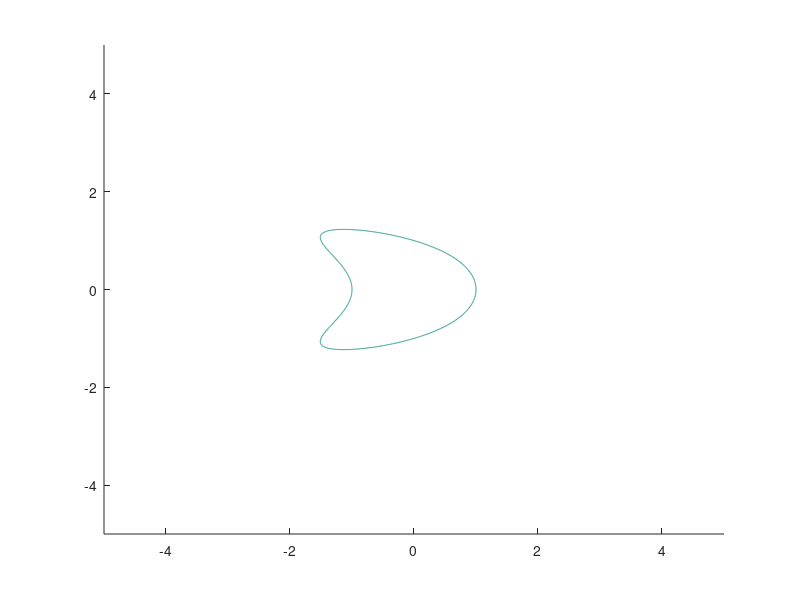

Recreate this plot in MATLAB. (Note: this script raises an error after producing the figure.)
clear all 

%%%%  DRAW S
x = -5:0.01:5;
y = -5:0.01:5;
zmin = 0; 
zmax = 1;
zinc = 1;
zlevs = zmin:zinc:zmax;
[X,Y] = meshgrid(x,y);
Z = X.^2 + (3/2).*X.*Y.^2 + Y.^4;
hold on
contour(X,Y,Z, zlevs,'Color','blue')
xlabel('X')
ylabel('Y')

%%%%  DRAW F
x = 0.25:0.01:0.75;
y = 0.5:0.01:1;
zmin = 0; 
zmax = 1;
zinc = 1;
zlevs = zmin:zinc:zmax;
[X,Y] = meshgrid(x,y);
Z = X.^2 + (3/2).*X.*Y.^2 + Y.^4;
contour(X,Y,Z, zlevs,'Color','red', 'LineWidth',3)
xlabel('X')
ylabel('Y')



% draw first line
N = 10000 ;
t = linspace(0,1,N) ;
x=0.25.*t.^(1/2);
y=0.893685.*t.^(1/4) ;
plot(x,y, 'Color','black')

% draw second line
N = 10000 ;
t = linspace(0,1,N) ;
x=0.75.*t.^(1/2);
y=0.55294.*t.^(1/4) ;
plot(x,y, 'Color','black')

%%% annotate
text(0.5,0.85,'$$F$$','FontSize',22, 'Interpreter','latex')
text(-1.25,0,'$$S$$','FontSize',22, 'Interpreter','latex')
text(0.2,0.5,'$$\tilde{F}$$','FontSize',22, 'Interpreter','latex')
text(-.05,-0.15,'$$ O$$','FontSize',22, 'Interpreter','latex')

A = [-1.8,-1.5];
point1 = [0.5,0]+A;
point2 = [0,0.5]+A;
origin = [0,0]+A;
plot([origin(1) point1(1)],[origin(2) point1(2)],'LineWidth',2, 'Color','k');
plot([origin(1) point2(1)],[origin(2) point2(2)],'LineWidth',2, 'Color','k');
text(-0.95-0.5+0.2, 1-1-1.5 ,'$$x$$','FontSize',16, 'Interpreter','latex')
text(-1.5-0.5+0.2,1.66-1-1.5, '$$y $$','FontSize',16, 'Interpreter','latex')
% box on
ax = gca
ax.Visible = 'off'

hold off
